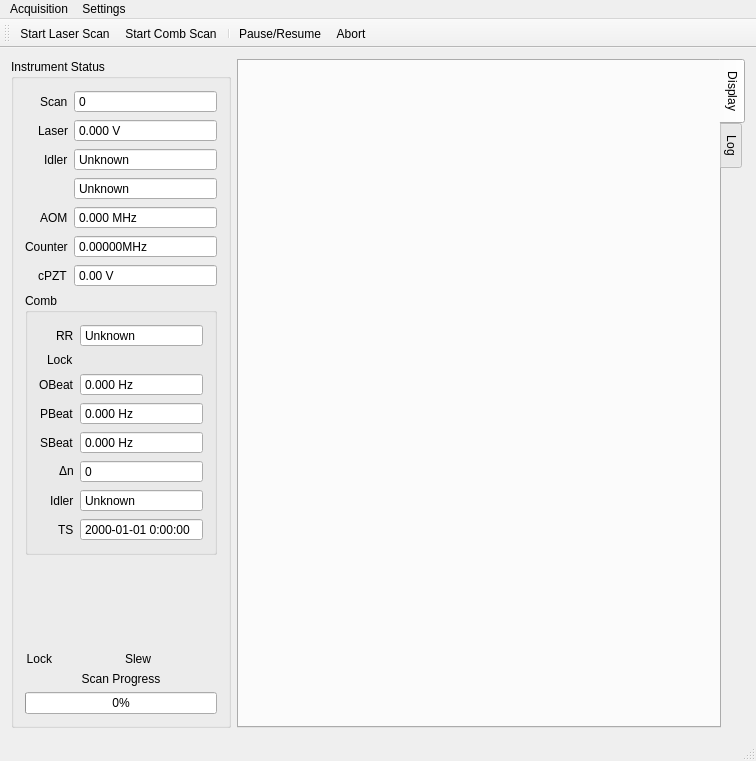
<?xml version="1.0" encoding="UTF-8"?>
<ui version="4.0">
 <class>MainWindow</class>
 <widget class="QMainWindow" name="MainWindow">
  <property name="geometry">
   <rect>
    <x>0</x>
    <y>0</y>
    <width>756</width>
    <height>761</height>
   </rect>
  </property>
  <property name="windowTitle">
   <string>NICER OHMS</string>
  </property>
  <widget class="QWidget" name="centralWidget">
   <layout class="QHBoxLayout" name="horizontalLayout" stretch="1,4">
    <item>
     <widget class="QGroupBox" name="statusBox">
      <property name="title">
       <string>Instrument Status</string>
      </property>
      <layout class="QVBoxLayout" name="verticalLayout_3">
       <item>
        <layout class="QFormLayout" name="formLayout">
         <property name="fieldGrowthPolicy">
          <enum>QFormLayout::AllNonFixedFieldsGrow</enum>
         </property>
         <property name="labelAlignment">
          <set>Qt::AlignRight|Qt::AlignTrailing|Qt::AlignVCenter</set>
         </property>
         <item row="0" column="0">
          <widget class="QLabel" name="scanNumberLabel">
           <property name="text">
            <string>Scan</string>
           </property>
          </widget>
         </item>
         <item row="0" column="1">
          <widget class="QSpinBox" name="scanNumberSpinBox">
           <property name="readOnly">
            <bool>true</bool>
           </property>
           <property name="buttonSymbols">
            <enum>QAbstractSpinBox::NoButtons</enum>
           </property>
           <property name="maximum">
            <number>2147483647</number>
           </property>
          </widget>
         </item>
         <item row="1" column="0">
          <widget class="QLabel" name="laserLabel">
           <property name="text">
            <string>Laser</string>
           </property>
          </widget>
         </item>
         <item row="1" column="1">
          <widget class="QDoubleSpinBox" name="laserDoubleSpinBox">
           <property name="readOnly">
            <bool>true</bool>
           </property>
           <property name="buttonSymbols">
            <enum>QAbstractSpinBox::NoButtons</enum>
           </property>
           <property name="suffix">
            <string> V</string>
           </property>
           <property name="decimals">
            <number>3</number>
           </property>
           <property name="minimum">
            <double>-1000.000000000000000</double>
           </property>
           <property name="maximum">
            <double>1000.000000000000000</double>
           </property>
          </widget>
         </item>
         <item row="2" column="0">
          <widget class="QLabel" name="idlerLabel">
           <property name="text">
            <string>Idler</string>
           </property>
          </widget>
         </item>
         <item row="2" column="1">
          <widget class="QDoubleSpinBox" name="idlerDoubleSpinBox">
           <property name="readOnly">
            <bool>true</bool>
           </property>
           <property name="buttonSymbols">
            <enum>QAbstractSpinBox::NoButtons</enum>
           </property>
           <property name="specialValueText">
            <string>Unknown</string>
           </property>
           <property name="suffix">
            <string> GHz</string>
           </property>
           <property name="decimals">
            <number>5</number>
           </property>
           <property name="maximum">
            <double>1000000.000000000000000</double>
           </property>
          </widget>
         </item>
         <item row="4" column="0">
          <widget class="QLabel" name="aomLabel">
           <property name="text">
            <string>AOM</string>
           </property>
          </widget>
         </item>
         <item row="4" column="1">
          <widget class="QDoubleSpinBox" name="aomDoubleSpinBox">
           <property name="readOnly">
            <bool>true</bool>
           </property>
           <property name="buttonSymbols">
            <enum>QAbstractSpinBox::NoButtons</enum>
           </property>
           <property name="suffix">
            <string> MHz</string>
           </property>
           <property name="decimals">
            <number>3</number>
           </property>
           <property name="maximum">
            <double>1000.000000000000000</double>
           </property>
          </widget>
         </item>
         <item row="6" column="0">
          <widget class="QLabel" name="cPZTLabel">
           <property name="text">
            <string>cPZT</string>
           </property>
          </widget>
         </item>
         <item row="6" column="1">
          <widget class="QDoubleSpinBox" name="cPZTDoubleSpinBox">
           <property name="readOnly">
            <bool>true</bool>
           </property>
           <property name="buttonSymbols">
            <enum>QAbstractSpinBox::NoButtons</enum>
           </property>
           <property name="suffix">
            <string> V</string>
           </property>
           <property name="minimum">
            <double>-10000.000000000000000</double>
           </property>
           <property name="maximum">
            <double>10000.000000000000000</double>
           </property>
          </widget>
         </item>
         <item row="3" column="1">
          <widget class="QDoubleSpinBox" name="idlerWNDoubleSpinBox">
           <property name="readOnly">
            <bool>true</bool>
           </property>
           <property name="buttonSymbols">
            <enum>QAbstractSpinBox::NoButtons</enum>
           </property>
           <property name="specialValueText">
            <string>Unknown</string>
           </property>
           <property name="suffix">
            <string> cm-1</string>
           </property>
           <property name="decimals">
            <number>5</number>
           </property>
           <property name="maximum">
            <double>9000.000000000000000</double>
           </property>
          </widget>
         </item>
         <item row="5" column="1">
          <widget class="QDoubleSpinBox" name="CounterDoubleSpinBox">
           <property name="buttonSymbols">
            <enum>QAbstractSpinBox::NoButtons</enum>
           </property>
           <property name="suffix">
            <string>MHz</string>
           </property>
           <property name="decimals">
            <number>5</number>
           </property>
           <property name="maximum">
            <double>500.000000000000000</double>
           </property>
          </widget>
         </item>
         <item row="5" column="0">
          <widget class="QLabel" name="label_2">
           <property name="text">
            <string>Counter</string>
           </property>
          </widget>
         </item>
        </layout>
       </item>
       <item>
        <widget class="QGroupBox" name="groupBox">
         <property name="title">
          <string>Comb</string>
         </property>
         <layout class="QFormLayout" name="formLayout_3">
          <property name="fieldGrowthPolicy">
           <enum>QFormLayout::AllNonFixedFieldsGrow</enum>
          </property>
          <property name="labelAlignment">
           <set>Qt::AlignRight|Qt::AlignTrailing|Qt::AlignVCenter</set>
          </property>
          <item row="0" column="0">
           <widget class="QLabel" name="repRateLabel">
            <property name="text">
             <string>RR</string>
            </property>
           </widget>
          </item>
          <item row="0" column="1">
           <widget class="QDoubleSpinBox" name="repRateDoubleSpinBox">
            <property name="readOnly">
             <bool>true</bool>
            </property>
            <property name="buttonSymbols">
             <enum>QAbstractSpinBox::NoButtons</enum>
            </property>
            <property name="specialValueText">
             <string>Unknown</string>
            </property>
            <property name="suffix">
             <string> Hz</string>
            </property>
            <property name="decimals">
             <number>3</number>
            </property>
            <property name="maximum">
             <double>999999999.000000000000000</double>
            </property>
           </widget>
          </item>
          <item row="1" column="0">
           <widget class="QLabel" name="combLockLabel">
            <property name="text">
             <string>Lock</string>
            </property>
           </widget>
          </item>
          <item row="1" column="1">
           <widget class="Led" name="combLockLed" native="true"/>
          </item>
          <item row="2" column="0">
           <widget class="QLabel" name="oBeatLabel">
            <property name="text">
             <string>OBeat</string>
            </property>
           </widget>
          </item>
          <item row="2" column="1">
           <widget class="QDoubleSpinBox" name="oBeatDoubleSpinBox">
            <property name="readOnly">
             <bool>true</bool>
            </property>
            <property name="buttonSymbols">
             <enum>QAbstractSpinBox::NoButtons</enum>
            </property>
            <property name="specialValueText">
             <string>Unknown</string>
            </property>
            <property name="suffix">
             <string> Hz</string>
            </property>
            <property name="decimals">
             <number>3</number>
            </property>
            <property name="minimum">
             <double>-100000000.000000000000000</double>
            </property>
            <property name="maximum">
             <double>100000000.000000000000000</double>
            </property>
           </widget>
          </item>
          <item row="3" column="0">
           <widget class="QLabel" name="pBeatLabel">
            <property name="text">
             <string>PBeat</string>
            </property>
           </widget>
          </item>
          <item row="3" column="1">
           <widget class="QDoubleSpinBox" name="pBeatDoubleSpinBox">
            <property name="readOnly">
             <bool>true</bool>
            </property>
            <property name="buttonSymbols">
             <enum>QAbstractSpinBox::NoButtons</enum>
            </property>
            <property name="specialValueText">
             <string>Unknown</string>
            </property>
            <property name="suffix">
             <string> Hz</string>
            </property>
            <property name="decimals">
             <number>3</number>
            </property>
            <property name="minimum">
             <double>-100000000.000000000000000</double>
            </property>
            <property name="maximum">
             <double>100000000.000000000000000</double>
            </property>
           </widget>
          </item>
          <item row="4" column="0">
           <widget class="QLabel" name="sBeatLabel">
            <property name="text">
             <string>SBeat</string>
            </property>
           </widget>
          </item>
          <item row="4" column="1">
           <widget class="QDoubleSpinBox" name="sBeatDoubleSpinBox">
            <property name="readOnly">
             <bool>true</bool>
            </property>
            <property name="buttonSymbols">
             <enum>QAbstractSpinBox::NoButtons</enum>
            </property>
            <property name="specialValueText">
             <string>Unknown</string>
            </property>
            <property name="suffix">
             <string> Hz</string>
            </property>
            <property name="decimals">
             <number>3</number>
            </property>
            <property name="minimum">
             <double>-100000000.000000000000000</double>
            </property>
            <property name="maximum">
             <double>100000000.000000000000000</double>
            </property>
           </widget>
          </item>
          <item row="5" column="0">
           <widget class="QLabel" name="dnLabel">
            <property name="text">
             <string>&amp;Delta;n</string>
            </property>
            <property name="textFormat">
             <enum>Qt::RichText</enum>
            </property>
           </widget>
          </item>
          <item row="5" column="1">
           <widget class="QSpinBox" name="dnSpinBox">
            <property name="readOnly">
             <bool>true</bool>
            </property>
            <property name="buttonSymbols">
             <enum>QAbstractSpinBox::NoButtons</enum>
            </property>
            <property name="maximum">
             <number>2147483647</number>
            </property>
           </widget>
          </item>
          <item row="6" column="0">
           <widget class="QLabel" name="combIdlerLabel">
            <property name="text">
             <string>Idler</string>
            </property>
           </widget>
          </item>
          <item row="6" column="1">
           <widget class="QDoubleSpinBox" name="combIdlerDoubleSpinBox">
            <property name="readOnly">
             <bool>true</bool>
            </property>
            <property name="buttonSymbols">
             <enum>QAbstractSpinBox::NoButtons</enum>
            </property>
            <property name="specialValueText">
             <string>Unknown</string>
            </property>
            <property name="suffix">
             <string> GHz</string>
            </property>
            <property name="decimals">
             <number>3</number>
            </property>
            <property name="maximum">
             <double>1000000.000000000000000</double>
            </property>
           </widget>
          </item>
          <item row="7" column="0">
           <widget class="QLabel" name="tSLabel">
            <property name="text">
             <string>TS</string>
            </property>
           </widget>
          </item>
          <item row="7" column="1">
           <widget class="QDateTimeEdit" name="tsDateTimeEdit">
            <property name="readOnly">
             <bool>true</bool>
            </property>
            <property name="buttonSymbols">
             <enum>QAbstractSpinBox::NoButtons</enum>
            </property>
            <property name="displayFormat">
             <string>yyyy-MM-dd H:mm:ss</string>
            </property>
           </widget>
          </item>
         </layout>
        </widget>
       </item>
       <item>
        <spacer name="verticalSpacer">
         <property name="orientation">
          <enum>Qt::Vertical</enum>
         </property>
         <property name="sizeHint" stdset="0">
          <size>
           <width>20</width>
           <height>249</height>
          </size>
         </property>
        </spacer>
       </item>
       <item>
        <layout class="QGridLayout" name="gridLayout" columnstretch="0,1,0,1">
         <item row="0" column="2">
          <widget class="QLabel" name="slewLabel">
           <property name="text">
            <string>Slew</string>
           </property>
           <property name="alignment">
            <set>Qt::AlignRight|Qt::AlignTrailing|Qt::AlignVCenter</set>
           </property>
          </widget>
         </item>
         <item row="0" column="0">
          <widget class="QLabel" name="lockLabel">
           <property name="text">
            <string>Lock</string>
           </property>
           <property name="alignment">
            <set>Qt::AlignRight|Qt::AlignTrailing|Qt::AlignVCenter</set>
           </property>
          </widget>
         </item>
         <item row="0" column="1">
          <widget class="Led" name="lockLed" native="true"/>
         </item>
         <item row="0" column="3">
          <widget class="Led" name="slewLed" native="true"/>
         </item>
        </layout>
       </item>
       <item>
        <widget class="QLabel" name="label">
         <property name="text">
          <string>Scan Progress</string>
         </property>
         <property name="alignment">
          <set>Qt::AlignCenter</set>
         </property>
        </widget>
       </item>
       <item>
        <widget class="QProgressBar" name="scanProgressBar">
         <property name="value">
          <number>0</number>
         </property>
        </widget>
       </item>
      </layout>
     </widget>
    </item>
    <item>
     <widget class="QTabWidget" name="tabWidget">
      <property name="tabPosition">
       <enum>QTabWidget::East</enum>
      </property>
      <property name="currentIndex">
       <number>0</number>
      </property>
      <widget class="QWidget" name="displayTab">
       <attribute name="title">
        <string>Display</string>
       </attribute>
       <layout class="QVBoxLayout" name="verticalLayout_2">
        <item>
         <widget class="DataPlotViewWidget" name="dataPlotWidget" native="true"/>
        </item>
       </layout>
      </widget>
      <widget class="QWidget" name="logTab">
       <attribute name="title">
        <string>Log</string>
       </attribute>
       <layout class="QVBoxLayout" name="verticalLayout">
        <item>
         <widget class="QTextEdit" name="logTextEdit">
          <property name="readOnly">
           <bool>true</bool>
          </property>
         </widget>
        </item>
       </layout>
      </widget>
     </widget>
    </item>
   </layout>
  </widget>
  <widget class="QMenuBar" name="menuBar">
   <property name="geometry">
    <rect>
     <x>0</x>
     <y>0</y>
     <width>756</width>
     <height>23</height>
    </rect>
   </property>
   <widget class="QMenu" name="menuSettings">
    <property name="title">
     <string>Settings</string>
    </property>
    <addaction name="actionCommunication"/>
    <addaction name="actionTest_All_Connections"/>
    <addaction name="separator"/>
    <addaction name="actionIOBoard"/>
    <addaction name="actionFrequency_Comb"/>
    <addaction name="actionNum_Data_Plots"/>
   </widget>
   <widget class="QMenu" name="menuAcquisition">
    <property name="title">
     <string>Acquisition</string>
    </property>
    <addaction name="actionStart_Laser_Scan"/>
    <addaction name="actionStart_Comb_Scan"/>
    <addaction name="separator"/>
    <addaction name="actionPause_Resume"/>
    <addaction name="actionAbort"/>
   </widget>
   <addaction name="menuAcquisition"/>
   <addaction name="menuSettings"/>
  </widget>
  <widget class="QToolBar" name="mainToolBar">
   <property name="enabled">
    <bool>true</bool>
   </property>
   <property name="toolButtonStyle">
    <enum>Qt::ToolButtonTextBesideIcon</enum>
   </property>
   <attribute name="toolBarArea">
    <enum>TopToolBarArea</enum>
   </attribute>
   <attribute name="toolBarBreak">
    <bool>false</bool>
   </attribute>
   <addaction name="actionStart_Laser_Scan"/>
   <addaction name="actionStart_Comb_Scan"/>
   <addaction name="separator"/>
   <addaction name="actionPause_Resume"/>
   <addaction name="actionAbort"/>
  </widget>
  <widget class="QStatusBar" name="statusBar"/>
  <action name="actionCommunication">
   <property name="icon">
    <iconset resource="../resources/resources.qrc">
     <normaloff>:/icons/computer.png</normaloff>:/icons/computer.png</iconset>
   </property>
   <property name="text">
    <string>Communication</string>
   </property>
   <property name="toolTip">
    <string>Configure IO settings for GPIB, RS232, and TCP socket connections</string>
   </property>
  </action>
  <action name="actionStart_Laser_Scan">
   <property name="icon">
    <iconset resource="../resources/resources.qrc">
     <normaloff>:/icons/laser.png</normaloff>:/icons/laser.png</iconset>
   </property>
   <property name="text">
    <string>Start Laser Scan</string>
   </property>
  </action>
  <action name="actionAbort">
   <property name="icon">
    <iconset resource="../resources/resources.qrc">
     <normaloff>:/icons/abort.png</normaloff>:/icons/abort.png</iconset>
   </property>
   <property name="text">
    <string>Abort</string>
   </property>
  </action>
  <action name="actionTest_All_Connections">
   <property name="icon">
    <iconset resource="../resources/resources.qrc">
     <normaloff>:/icons/connect.png</normaloff>:/icons/connect.png</iconset>
   </property>
   <property name="text">
    <string>Test All Connections</string>
   </property>
  </action>
  <action name="actionIOBoard">
   <property name="icon">
    <iconset resource="../resources/resources.qrc">
     <normaloff>:/icons/labjack.png</normaloff>:/icons/labjack.png</iconset>
   </property>
   <property name="text">
    <string>IOBoard</string>
   </property>
  </action>
  <action name="actionNum_Data_Plots">
   <property name="icon">
    <iconset resource="../resources/resources.qrc">
     <normaloff>:/icons/dataplots.png</normaloff>:/icons/dataplots.png</iconset>
   </property>
   <property name="text">
    <string>Num Data Plots</string>
   </property>
  </action>
  <action name="actionStart_Comb_Scan">
   <property name="icon">
    <iconset resource="../resources/resources.qrc">
     <normaloff>:/icons/combscan.png</normaloff>:/icons/combscan.png</iconset>
   </property>
   <property name="text">
    <string>Start Comb Scan</string>
   </property>
  </action>
  <action name="actionFrequency_Comb">
   <property name="icon">
    <iconset resource="../resources/resources.qrc">
     <normaloff>:/icons/comb.png</normaloff>:/icons/comb.png</iconset>
   </property>
   <property name="text">
    <string>Frequency Comb</string>
   </property>
  </action>
  <action name="actionPause_Resume">
   <property name="icon">
    <iconset resource="../resources/resources.qrc">
     <normaloff>:/icons/play-pause.png</normaloff>:/icons/play-pause.png</iconset>
   </property>
   <property name="text">
    <string>Pause/Resume</string>
   </property>
  </action>
 </widget>
 <layoutdefault spacing="6" margin="11"/>
 <customwidgets>
  <customwidget>
   <class>Led</class>
   <extends>QWidget</extends>
   <header location="global">gui/led.h</header>
   <container>1</container>
  </customwidget>
  <customwidget>
   <class>DataPlotViewWidget</class>
   <extends>QWidget</extends>
   <header location="global">gui/dataplotviewwidget.h</header>
   <container>1</container>
  </customwidget>
 </customwidgets>
 <resources>
  <include location="../resources/resources.qrc"/>
 </resources>
 <connections/>
</ui>
